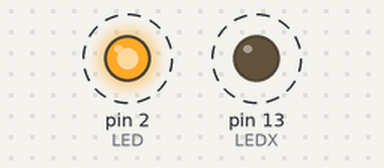
A sketch run on a simulated Arduino Uno, built with avr-gcc and run on an emulated ATmega328P. Parts: output pins drawn as LEDs (lit = HIGH). Dashed ring = blinking. What the sketch prints to the serial monitor is not drawn.

Above: at 0.5 s.
Timing chart, 0 to 4.6 s (numbered marks = the images above):
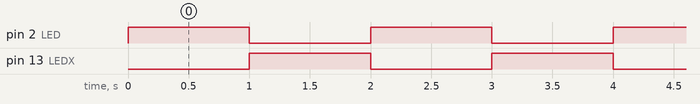

Measured:
- by itself, pin 2 (LED), pin 13 (LEDX): alternates HIGH for 1.0 s and LOW for 1.0 s

The sketch:

flash-led.ino
```cpp
/*********
  Rui Santos
  Complete project details at https://RandomNerdTutorials.com/vs-code-platformio-ide-esp32-esp8266-arduino/
*********/

#include <Arduino.h>

#define LED 2
#define LEDX 13

void setup() {
  // put your setup code here, to run once:
  Serial.begin(115200);
  pinMode(LED, OUTPUT);
  pinMode(LEDX, OUTPUT);
}

void loop() {
  // put your main code here, to run repeatedly:
  digitalWrite(LED, HIGH);
  digitalWrite(LEDX, LOW);
  Serial.println("LED is on");
  delay(1000);
  digitalWrite(LED, LOW);
  digitalWrite(LEDX, HIGH);
  Serial.println("LED is off");
  delay(1000);
}
```
